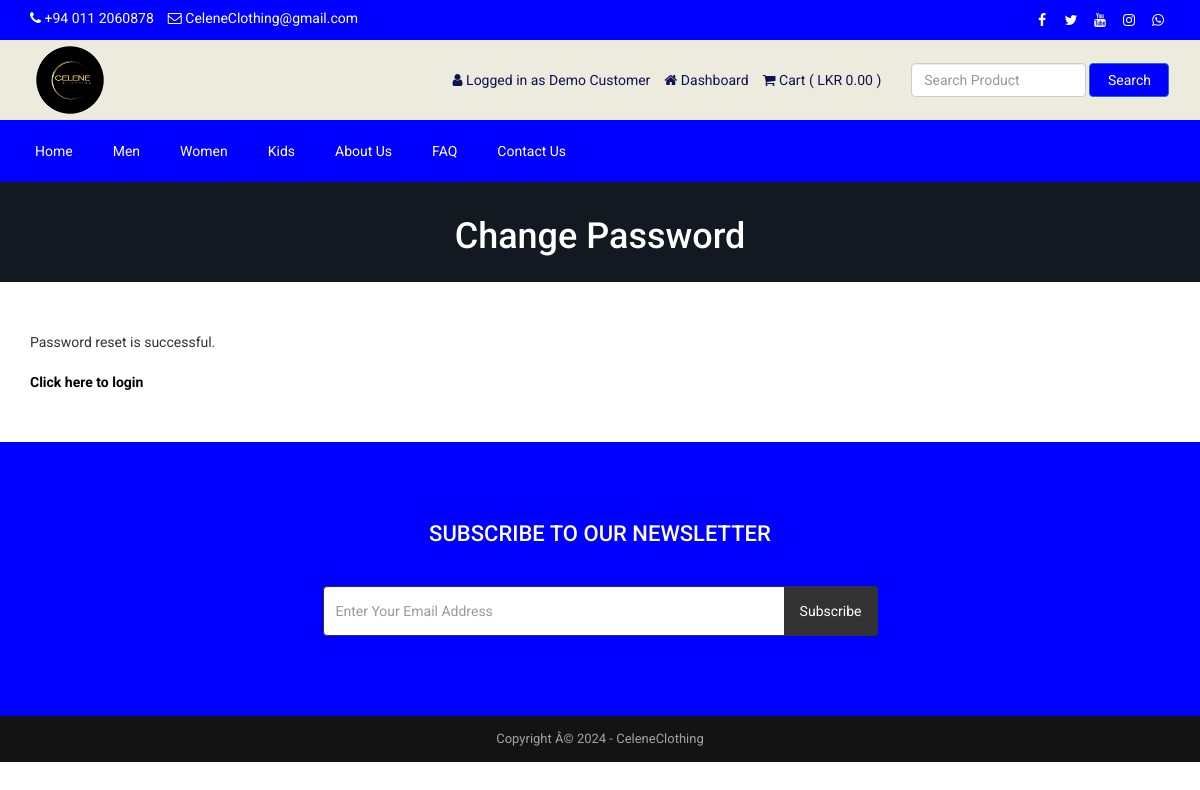
Screenshot of /reset-password-success.php (signed in) with the database file from the repository.
### tables this page shows
CREATE TABLE `tbl_settings` (
  `id` int(11) NOT NULL,
  `logo` text NOT NULL,
  `favicon` text NOT NULL,
  `footer_about` text NOT NULL,
  `footer_copyright` text NOT NULL,
  `contact_address` text NOT NULL,
  `contact_email` text NOT NULL,
  `contact_phone` text NOT NULL,
  `contact_fax` text NOT NULL,
  `contact_map_iframe` text NOT NULL,
  `receive_email` text NOT NULL,
  `receive_email_subject` text NOT NULL,
  `receive_email_thank_you_message` text NOT NULL,
  `forget_password_message` text NOT NULL,
  `total_recent_post_footer` int(10) NOT NULL,
  `total_popular_post_footer` int(10) NOT NULL,
  `total_recent_post_sidebar` int(11) NOT NULL,
  `total_popular_post_sidebar` int(11) NOT NULL,
  `total_featured_product_home` int(11) NOT NULL,
  `total_latest_product_home` int(11) NOT NULL,
  `total_popular_product_home` int(11) NOT NULL,
  `meta_title_home` text NOT NULL,
  `meta_keyword_home` text NOT NULL,
  `meta_description_home` text NOT NULL,
  `banner_login` text NOT NULL,
  `banner_registration` text NOT NULL,
  `banner_forget_password` text NOT NULL,
  `banner_reset_password` text NOT NULL,
  `banner_search` text NOT NULL,
  `banner_cart` text NOT NULL,
  `banner_checkout` text NOT NULL,
  `banner_product_category` text NOT NULL,
  `banner_blog` text NOT NULL,
  `cta_title` text NOT NULL,
  `cta_content` text NOT NULL,
  `cta_read_more_text` text NOT NULL,
  `cta_read_more_url` text NOT NULL,
  `cta_photo` text NOT NULL,
  `featured_product_title` text NOT NULL,
  `featured_product_subtitle` text NOT NULL,
  `latest_product_title` text NOT NULL,
  `latest_product_subtitle` text NOT NULL,
  `popular_product_title` text NOT NULL,
  `popular_product_subtitle` text NOT NULL,
  `testimonial_title` text NOT NULL,
  `testimonial_subtitle` text NOT NULL,
  `testimonial_photo` text NOT NULL,
  `blog_title` text NOT NULL,
  `blog_subtitle` text NOT NULL,
  `newsletter_text` text NOT NULL,
  `paypal_email` text NOT NULL,
  `stripe_public_key` text NOT NULL,
  `stripe_secret_key` text NOT NULL,
  `bank_detail` text NOT NULL,
  `before_head` text NOT NULL,
  `after_body` text NOT NULL,
  `before_body` text NOT NULL,
  `home_service_on_off` int(11) NOT NULL,
  `home_welcome_on_off` int(11) NOT NULL,
  `home_featured_product_on_off` int(11) NOT NULL,
  `home_latest_product_on_off` int(11) NOT NULL,
  `home_popular_product_on_off` int(11) NOT NULL,
  `home_testimonial_on_off` int(11) NOT NULL,
  `home_blog_on_off` int(11) NOT NULL,
  `newsletter_on_off` int(11) NOT NULL,
  `ads_above_welcome_on_off` int(1) NOT NULL,
  `ads_above_featured_product_on_off` int(1) NOT NULL,
  `ads_above_latest_product_on_off` int(1) NOT NULL,
  `ads_above_popular_product_on_off` int(1) NOT NULL,
  `ads_above_testimonial_on_off` int(1) NOT NULL,
  `ads_category_sidebar_on_off` int(1) NOT NULL
);

CREATE TABLE `tbl_social` (
  `social_id` int(11) NOT NULL,
  `social_name` varchar(30) NOT NULL,
  `social_url` varchar(255) NOT NULL,
  `social_icon` varchar(30) NOT NULL
);

CREATE TABLE `tbl_top_category` (
  `tcat_id` int(11) NOT NULL,
  `tcat_name` varchar(255) NOT NULL,
  `show_on_menu` int(1) NOT NULL
);

CREATE TABLE `tbl_page` (
  `id` int(11) NOT NULL,
  `about_title` varchar(255) NOT NULL,
  `about_content` text NOT NULL,
  `about_banner` varchar(255) NOT NULL,
  `about_meta_title` varchar(255) NOT NULL,
  `about_meta_keyword` text NOT NULL,
  `about_meta_description` text NOT NULL,
  `faq_title` varchar(255) NOT NULL,
  `faq_banner` varchar(255) NOT NULL,
  `faq_meta_title` varchar(255) NOT NULL,
  `faq_meta_keyword` text NOT NULL,
  `faq_meta_description` text NOT NULL,
  `blog_title` varchar(255) NOT NULL,
  `blog_banner` varchar(255) NOT NULL,
  `blog_meta_title` varchar(255) NOT NULL,
  `blog_meta_keyword` text NOT NULL,
  `blog_meta_description` text NOT NULL,
  `contact_title` varchar(255) NOT NULL,
  `contact_banner` varchar(255) NOT NULL,
  `contact_meta_title` varchar(255) NOT NULL,
  `contact_meta_keyword` text NOT NULL,
  `contact_meta_description` text NOT NULL,
  `pgallery_title` varchar(255) NOT NULL,
  `pgallery_banner` varchar(255) NOT NULL,
  `pgallery_meta_title` varchar(255) NOT NULL,
  `pgallery_meta_keyword` text NOT NULL,
  `pgallery_meta_description` text NOT NULL,
  `vgallery_title` varchar(255) NOT NULL,
  `vgallery_banner` varchar(255) NOT NULL,
  `vgallery_meta_title` varchar(255) NOT NULL,
  `vgallery_meta_keyword` text NOT NULL,
  `vgallery_meta_description` text NOT NULL
);

### reset-password-success.php (the view)
<?php require_once('header.php'); ?>
<?php
$statement = $pdo->prepare("SELECT * FROM tbl_settings WHERE id=1");
$statement->execute();
$result = $statement->fetchAll(PDO::FETCH_ASSOC);
foreach ($result as $row) {
    $banner_forget_password = $row['banner_forget_password'];
}
?>
<div class="page-banner" style="background-color:#444;background-image: url(assets/uploads/<?php echo $banner_forget_password; ?>);">
    <div class="inner">
        <h1><?php echo LANG_VALUE_149; ?></h1>
    </div>
</div>
<div class="page">
    <div class="container">
        <div class="row">
            <div class="col-md-12">
                <div class="user-content">
                    <?php echo LANG_VALUE_146; ?><br><br>
                    <a href="<?php echo BASE_URL; ?>login.php" style="color:black;font-weight:bold;"><?php echo LANG_VALUE_11; ?></a>
                </div>
            </div>
        </div>
    </div>
</div>
<?php require_once('footer.php'); ?>

### header.php (shortened to what this page needs)
<?php
include("admin/inc/config.php");
$statement = $pdo->prepare("SELECT * FROM tbl_settings WHERE id=1");
$statement->execute();
$result = $statement->fetchAll(PDO::FETCH_ASSOC);
foreach ($result as $row)
{
	$logo = $row['logo'];
	$contact_email = $row['contact_email'];
	$contact_phone = $row['contact_phone'];
}
?>
<!DOCTYPE html>
<html lang="en">
<head>
	<link rel="stylesheet" href="assets/css/bootstrap.min.css">
	<link rel="stylesheet" href="assets/css/font-awesome.min.css">
	<link rel="stylesheet" href="assets/css/owl.carousel.min.css">
	<link rel="stylesheet" href="assets/css/owl.theme.default.min.css">
	<link rel="stylesheet" href="assets/css/jquery.bxslider.min.css">
    <link rel="stylesheet" href="assets/css/magnific-popup.css">
    <link rel="stylesheet" href="assets/css/rating.css">
	<link rel="stylesheet" href="assets/css/spacing.css">
	<link rel="stylesheet" href="assets/css/bootstrap-touch-slider.css">
	<link rel="stylesheet" href="assets/css/animate.min.css">
	<link rel="stylesheet" href="assets/css/tree-menu.css">
	<link rel="stylesheet" href="assets/css/select2.min.css">
	<link rel="stylesheet" href="assets/css/main.css">
	<link rel="stylesheet" href="assets/css/responsive.css">
	<?php
	$statement = $pdo->prepare("SELECT * FROM tbl_page WHERE id=1");
	$statement->execute();
	$result = $statement->fetchAll(PDO::FETCH_ASSOC);
		?>
</head>
<body>
<div class="top"  style="background-color:blue">
	<div class="container">
		<div class="row">
			<div class="col-md-6 col-sm-6 col-xs-12">
				<div class="left">
					<ul>
						<li><i class="fa fa-phone"></i> <?php echo $contact_phone; ?></li>
						<li><i class="fa fa-envelope-o"></i> <?php echo $contact_email; ?></li>
					</ul>
				</div>
			</div>
			<div class="col-md-6 col-sm-6 col-xs-12">
				<div class="right">
					<ul>
						<?php
						$statement = $pdo->prepare("SELECT * FROM tbl_social");
						$statement->execute();
						$result = $statement->fetchAll(PDO::FETCH_ASSOC);
						foreach ($result as $row) {
							?>
							<?php if($row['social_url'] != ''): ?>
							<li><a href="<?php echo $row['social_url']; ?>"><i class="<?php echo $row['social_icon']; ?>"></i></a></li>
							<?php endif; ?>
							<?php
						}
						?>
					</ul>
				</div>
			</div>
		</div>
	</div>
</div>
<div class="header"  style="background-color:#EDEADE">
	<div class="container">
		<div class="row inner">
			<div class="col-md-4 logo">
				<a href="index.php"><img src="assets/uploads/<?php echo $logo; ?>" alt="logo image"></a>
			</div>
			<div class="col-md-5 right">
				<ul>
					<?php
					if(isset($_SESSION['customer'])) {
						?>
						<li><i class="fa fa-user"></i> <?php echo LANG_VALUE_13; ?> <?php echo $_SESSION['customer']['cust_name']; ?></li>
						<li><a href="dashboard.php"><i class="fa fa-home"></i> <?php echo LANG_VALUE_89; ?></a></li>
						<?php
					} else {
						?>
						<li><a href="login.php"><i class="fa fa-sign-in"></i> <?php echo LANG_VALUE_9; ?></a></li>
						<li><a href="registration.php"><i class="fa fa-user-plus"></i> <?php echo LANG_VALUE_15; ?></a></li>
						<li><a href="admin/login.php"><i class="fa fa-sign-in"></i> Admin </a></li>
						<?php
					}
					?>
					<li><a href="cart.php"><i class="fa fa-shopping-cart"></i> <?php echo LANG_VALUE_18; ?> ( <?php
					if(isset($_SESSION['cart_p_id'])) {
						$table_total_price = 0;
						$i=0;
	                    foreach($_SESSION['cart_p_qty'] as $key => $value)
	                    {
	                        $i++;
	                        $arr_cart_p_qty[$i] = $value;
	                    }                    $i=0;
	                    foreach($_SESSION['cart_p_current_price'] as $key => $value)
	                    {
	                        $i++;
	                        $arr_cart_p_current_price[$i] = $value;
	                    }
	                    for($i=1;$i<=count($arr_cart_p_qty);$i++) {
	                    	$row_total_price = $arr_cart_p_current_price[$i]*$arr_cart_p_qty[$i];
	                        $table_total_price = $table_total_price + $row_total_price;
	                    }
   						 $formatted_total_price = number_format($table_total_price, 2, '.', ',');
						echo LANG_VALUE_1 . $formatted_total_price;
						} else {
						echo 'LKR 0.00';
					}
					?> )</a></li>
				</ul>
			</div>
			<div class="col-md-3 search-area" >
				<form class="navbar-form navbar-left" role="search" action="search-result.php" method="get">
					<div class="form-group">
						<input type="text" class="form-control search-top" placeholder="<?php echo LANG_VALUE_2; ?>" name="search_text">
					</div>
					<button type="submit" class="btn btn-primary" style="background-color:blue"><?php echo LANG_VALUE_3; ?></button>
				</form>
			</div>
		</div>
	</div>
</div>
<div class="nav"  style="background-color:blue" >
	<div class="container">
		<div class="row">
			<div class="col-md-12 pl_0 pr_0">
				<div class="menu-container" style="background-color:blue">
					<div class="menu">
						<ul>
							<li><a href="index.php">Home</a></li>
							<?php
							$statement = $pdo->prepare("SELECT * FROM tbl_top_category WHERE show_on_menu=1");
							$statement->execute();
							$result = $statement->fetchAll(PDO::FETCH_ASSOC);
							foreach ($result as $row) {
								?>
								<li><a href="product-category.php?id=<?php echo $row['tcat_id']; ?>&type=top-category"><?php echo $row['tcat_name']; ?></a>
								</li>
								<?php
							}
							?>
							<?php
							$statement = $pdo->prepare("SELECT * FROM tbl_page WHERE id=1");
							$statement->execute();
							$result = $statement->fetchAll(PDO::FETCH_ASSOC);
							foreach ($result as $row) {
								$about_title = $row['about_title'];
								$faq_title = $row['faq_title'];
								$contact_title = $row['contact_title'];
							}
							?>
							<li><a href="about.php"><?php echo $about_title; ?></a></li>
							<li><a href="faq.php"><?php echo $faq_title; ?></a></li>
							<li><a href="contact.php"><?php echo $contact_title; ?></a></li>
						</ul>
					</div>
				</div>
			</div>
		</div>
	</div>
</div>

### footer.php (shortened to what this page needs)
<?php
$statement = $pdo->prepare("SELECT * FROM tbl_settings WHERE id=1");
$statement->execute();
$result = $statement->fetchAll(PDO::FETCH_ASSOC);
foreach ($result as $row)
{
	$footer_copyright = $row['footer_copyright'];
    $newsletter_on_off = $row['newsletter_on_off'];
}
?>
<?php if($newsletter_on_off == 1): ?>
<section class="home-newsletter"  style="background-color:blue	">
	<div class="container">
		<div class="row">
			<div class="col-md-6 col-md-offset-3">
				<div class="single">
				<form action="" method="post">
					<h2><?php echo LANG_VALUE_93; ?></h2>
					<div class="input-group">
			        	<input type="email" class="form-control" placeholder="<?php echo LANG_VALUE_95; ?>" name="email_subscribe">
			         	<span class="input-group-btn">
			         	<button class="btn btn-theme" type="submit" name="form_subscribe"><?php echo LANG_VALUE_92; ?></button>
			         	</span>
			        </div>
				</div>
			</div>
		</div>
	</div>
</section>
<?php endif; ?>
<div class="footer-bottom">
	<div class="container">
		<div class="row">
			<div class="col-md-12 copyright">
				<?php echo $footer_copyright; ?>
			</div>
		</div>
	</div>
</div>
</body>
</html>

### assets/css/main.css (style rules this page uses)
* { margin: 0; padding: 0; }
body { font-family: "Roboto", sans-serif; font-size: 14px; }
h1, h2, h3, h4, h5, h6 { font-family: "Roboto", sans-serif; }
a { text-decoration: none; }
.top { width: 100%; height: 40px; background: #131921; }
.top .left { float: left; }
.top .left ul { padding-top: 8px; }
.top .left ul li { list-style-type: none; float: left; margin-right: 14px; color: white; }
.top .left ul li i { color: white; }
.top .right { float: right; }
.top .right ul { padding-top: 8px; }
.top .right ul li { list-style-type: none; float: left; margin-left: 5px; }
.top .right ul li a { color: white; width: 24px; height: 24px; line-height: 24px; text-align: center; border-radius: 50%; display: block; transition: all 0.4s ease; }
.header { width: 100%; height: auto; background: #fff; }
.header .inner { height: auto; display: table; }
.header .logo { float: none; display: table-cell; vertical-align: middle; }
.header .logo img { max-width: 100%; height: 80px; }
.header .navbar-form .form-control { width: 300px; }
.header .search-area { float: none; display: table-cell; vertical-align: middle; }
.header .search-area .form-group { width: calc(100% - 84px); }
.header .search-area button { width: 80px; }
.header .search-area form { width: 100%; }
.header .right { float: none; display: table-cell; vertical-align: middle; padding-right: 0; }
.header .right ul { float: right; margin-bottom: 0; }
.header .right ul li { list-style-type: none; float: left; margin-left: 14px; color: #0d1452; }
.header .right ul li a { color: #0d1452; }
.header .navbar-form .search-top { width: 100%; }
.nav { background: #232f3e; }
.menu-container { width: 100%; margin: 0 auto; background: #232f3e; }
.menu-dropdown-icon:before { content: "\f067"; font-family: "FontAwesome"; display: none; cursor: pointer; float: right; padding: 1.5em 2em; background: #fff; color: #333; }
.menu > ul { margin: 0 auto; width: 100%; list-style: none; padding: 0; position: relative; box-sizing: border-box; }
.menu > ul:before, .menu > ul:after { content: ""; display: table; }
.menu > ul:after { clear: both; }
.menu > ul > li { float: left; padding: 0; margin: 0; }
.menu > ul > li a { text-decoration: none; padding: 1.5em 20px; display: block; color: #fff; }
.footer-bottom { width: 100%; height: auto; background: #141314; padding: 14px 0; }
.footer-bottom .copyright { font-size: 13px; color: #a3a3a3; text-align: center; }
.page-banner { width: 100%; height: auto; background-repeat: no-repeat; background-position: center center; -webkit-background-size: cover; background-size: cover; position: relative; padding-top: 15px; padding-bottom: 15px; overflow: hidden; }
.page-banner h1 { color: #fff; text-align: center; z-index: 999; position: relative; }
.page { width: 100%; height: auto; padding-top: 50px; padding-bottom: 50px; }
.home-newsletter { padding: 80px 0; background: #232f3e; }
.home-newsletter .single { max-width: 650px; margin: 0 auto; text-align: center; position: relative; z-index: 2; }
.home-newsletter .single h2 { font-size: 22px; color: white; text-transform: uppercase; margin-bottom: 40px; margin-top: 0; }
.home-newsletter .single .form-control { height: 50px; border-color: #333; outline: none; }
.home-newsletter .single .btn { min-height: 50px; background: #333; color: #fff; padding-left: 15px; padding-right: 15px; }

### assets/css/responsive.css (style rules this page uses)
@media only screen and (min-width: 992px) { .header .inner { width: 100%; } }
@media only screen and (min-width: 992px) { .header .search-area { padding-right: 0; } }
@media only screen and (min-width: 992px) { .header .search-area form { padding-right: 0; } }
@media only screen and (min-width: 992px) { .header .container { padding-right: 0; } }

### rows the page displays
tbl_settings: contact_phone "+94 011 2060878", contact_email "CeleneClothing@gmail.com", logo (picture), banner_forget_password (picture), footer_copyright "Copyright Â© 2024 - CeleneClothing"
tbl_top_category: tcat_name "Men"
tbl_top_category: tcat_name "Women"
tbl_top_category: tcat_name "Kids"
tbl_page: about_title "About Us", faq_title "FAQ", contact_title "Contact Us"

### other values shown
LANG_VALUE_13 "Logged in as"
$_SESSION['customer']['cust_name'] "Demo Customer"
LANG_VALUE_89 "Dashboard"
LANG_VALUE_18 "Cart"
LANG_VALUE_3 "Search"
LANG_VALUE_149 "Change Password"
LANG_VALUE_146 "Password reset is successful."
LANG_VALUE_11 "Click here to login"
LANG_VALUE_93 "SUBSCRIBE TO OUR NEWSLETTER"
LANG_VALUE_92 "Subscribe"
